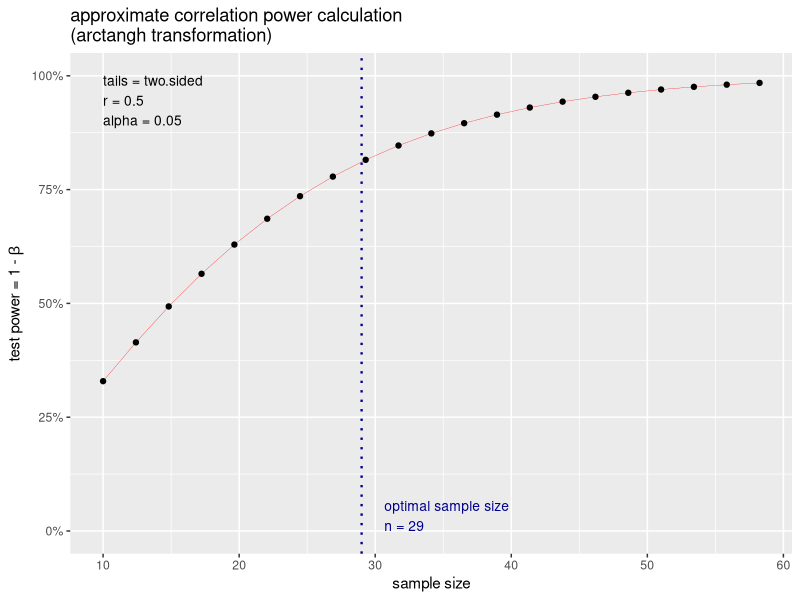
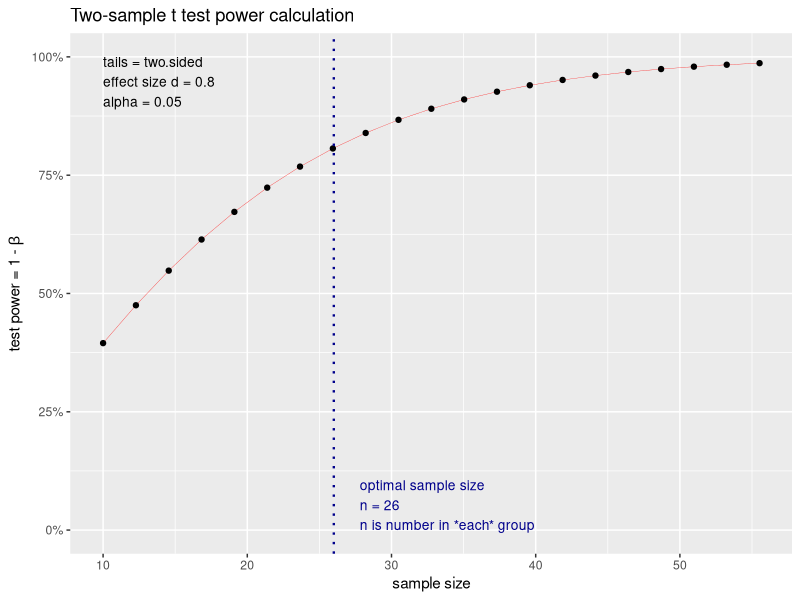
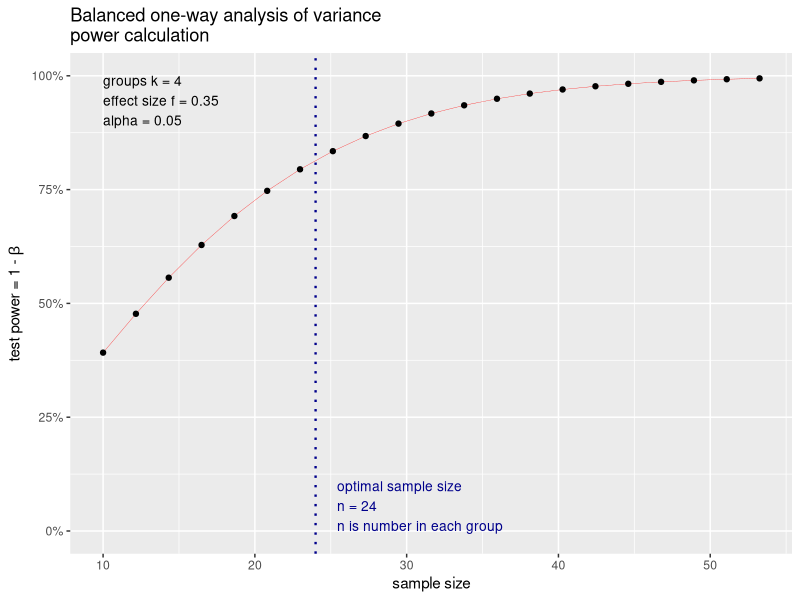

Write the R code that produced these figures, in order.
## ---- chunk 1
#install.packages("pwr")
library(pwr)
## ---- chunk 2
?pwr.r.test
## ---- chunk 3
?cohen.ES
## ---- chunk 4
cohen.ES(test = "r",size = "large")
## ---- chunk 5
r_power <- pwr.r.test(r = .5,
                      sig.level = .05,
                      power = .8,
                      alternative = "two.sided")
r_power
## ---- chunk 6
plot(r_power)
## ---- chunk 7
cohen.ES(test = "t",size = "small")
## ---- chunk 8
?pwr.t.test
## ---- chunk 9
t_power <- pwr.t.test(d = .8,
                      sig.level = .05,
                      power = .8,
                      type = "two.sample",
                      alternative = "two.sided")
t_power
## ---- chunk 10
plot(t_power)
## ---- chunk 11
t_power <- pwr.t.test(n = 30,
                      sig.level = .05,
                      d = .5,
                      type = "two.sample",
                      alternative = "two.sided")
t_power
## ---- chunk 12
?pwr.anova.test
## ---- chunk 13
cohen.ES(test = "f",size = "large")
## ---- chunk 14
anova_power <- pwr.anova.test(k = 4,
               f = .35,
               sig.level = .05,
               power = .8)

anova_power
## ---- chunk 15
plot(anova_power)
